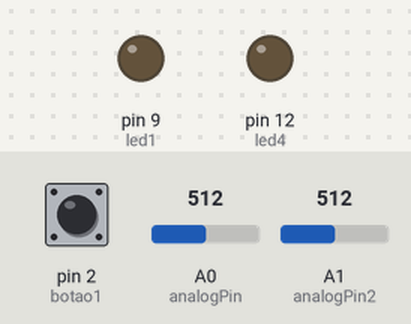
Bench run of a sketch on a simulated Arduino Uno, built with avr-gcc and run on an emulated ATmega328P. On the bench: output pins drawn as LEDs (lit = HIGH). Dashed ring = blinking. Inputs (shaded band) come from the test bench; at power-on: A1 (analogPin2) = 512, pin 2 (botao1) HIGH, A0 (analogPin) = 512.

Above: at 1.2 s.
1.3 s: A1 (analogPin2) set to 810
2.8 s: A1 (analogPin2) set to 833
At 3.02 s:
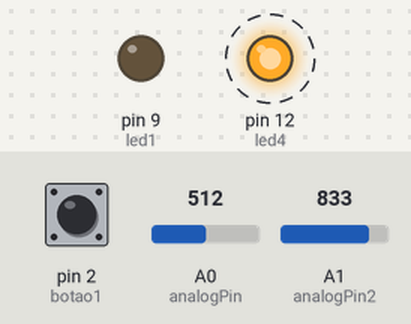
5.8 s: pin 2 (botao1) pulled LOW for 3.2 s
Timing chart, 0 to 16.5 s (numbered marks = the images above; inputs shaded):
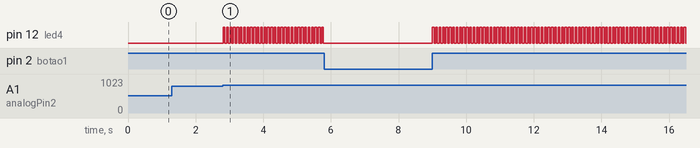

Measured:
- the behaviour switches between 818 and 819 on A1 (analogPin2) (found by bisection; images 0 and 1)
- after the input at 1.3 s, every drawn part: stays the same
- after the input at 2.8 s, pin 12 (led4): alternates HIGH for 0.05 s and LOW for 0.05 s, starting at once

The sketch:

1_SistemaDeCapturaDeSetpoint.ino
```cpp
const int led1 = 9;
const int led4 = 12;
const int botao1 = 2;
const int analogPin = A0;
const int analogPin2 = A1;

bool bombaligada = false;
bool alarme = false;
unsigned long piscartimer = 0;
bool piscarestado = false;

float lernivel() {
 return analogRead(analogPin) * (100.0 / 1023.0);
}
float lertemperatura() {
 return analogRead(analogPin2 ) * (100.0 / 1023.0);
}

void setup() {
pinMode(led1, OUTPUT);
pinMode(led4, OUTPUT);
pinMode(botao1,  INPUT_PULLUP);
}

void loop(){
float nivel = lernivel();
float temp = lertemperatura();

if (temp  > 80.0 && !alarme) {
  alarme = true;
  bombaligada = false;
  digitalWrite(led1, LOW);
}

if (alarme) {
  if(millis() - piscartimer >= 500)
  piscartimer = millis();
  piscarestado = !piscarestado;
  digitalWrite(led4 , piscarestado);

}

if(temp <=80.0 && digitalRead(botao1) == LOW);{
delay(50);
  if (digitalRead(botao1) == LOW) {
    alarme = false;
    digitalWrite(led4, LOW);
    while (digitalRead(botao1) == LOW);

  }
}
  return;

  if (digitalRead(botao1) == LOW){
    delay(50);
    if(digitalRead(botao1) == LOW){
      if(!bombaligada && nivel > 15.0){
        bombaligada = true;
      }
     while (digitalRead(botao1) == LOW);
    }
  }
 if (bombaligada &&  nivel< 5.0) {
  bombaligada = false;
 }
 digitalWrite(led1, bombaligada ? HIGH : LOW);
 delay(100);
}
```
